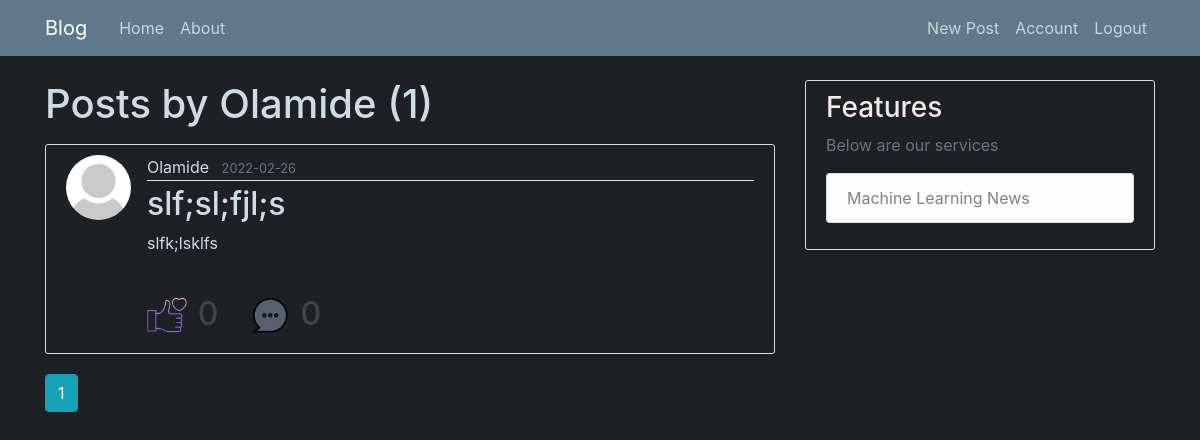
The app's page /home/Olamide (signed in), older data.
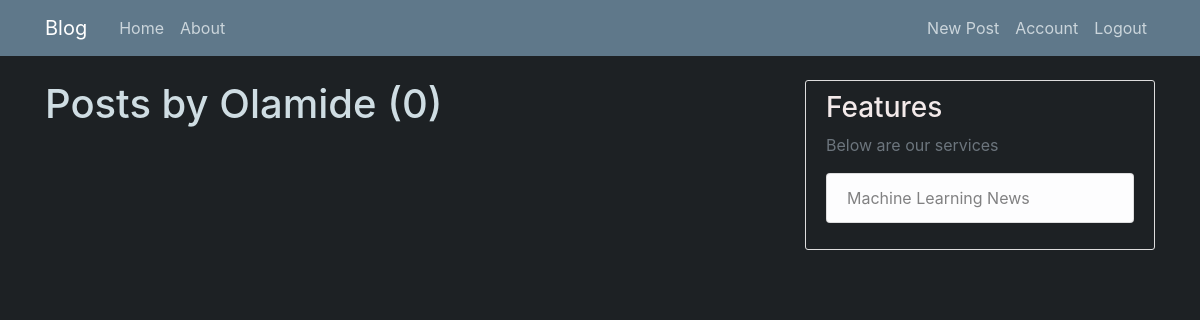
The same page, newer data.
### flaskblog/models/PostModel.py (models this page shows, shortened)
class Post(db.Model):
    id = db.Column(db.Integer, primary_key=True)
    title = db.Column(db.String(120), nullable=False)
    date_posted = db.Column(db.DateTime, nullable=False, default=datetime.utcnow)
    content = db.Column(db.Text, nullable=False)
    images = db.Column(db.PickleType, nullable=True, default=None)
    user_id = db.Column(db.Integer, db.ForeignKey('user.id'), nullable=False)
    comments = db.relationship('Comment', backref='comment_post', cascade = "all,delete-orphan", lazy=True)
    post_likes = db.relationship('PostLike', backref='post',   cascade = "all,delete-orphan", lazy='dynamic')

### flaskblog/models/UserModel.py (models this page shows, shortened)
class User(db.Model, UserMixin):
    id = db.Column(db.Integer, primary_key=True)
    username = db.Column(db.String(20), unique=True, nullable=False)
    email = db.Column(db.String(120), unique=True, nullable=False)
    image_file = db.Column(db.String(20), nullable=False, default='default.jpg')
    password = db.Column(db.String(60), nullable=False)
    verified = db.Column(db.Integer, nullable = False, default = 0)
    posts = db.relationship('Post',
                                    backref= 'author',
                                    cascade = "all,delete-orphan",
                                    lazy=True)
    comments = db.relationship('Comment',
                                    backref='comment_author',
                                    cascade = "all,delete-orphan",
                                    lazy=True)
    reply = db.relationship('Reply',
                                    backref='reply_user',
                                    cascade = "all,delete-orphan",
                                    lazy=True)
    post_liked = db.relationship('PostLike',
                                    foreign_keys='PostLike.user_id',
                                    backref='user',
                                    cascade = "all,delete-orphan",
                                    lazy='dynamic')
    comment_liked = db.relationship('CommentLike',
                                    foreign_keys='CommentLike.user_id',
                                    backref='user',
                                    cascade = "all,delete-orphan",
                                    lazy='dynamic')
    reply_liked = db.relationship('ReplyLike',
                                    foreign_keys='ReplyLike.user_id',
                                    backref='user',
                                    cascade = "all,delete-orphan",
                                    lazy='dynamic')
    def number_of_comments(self, post):
        return Comment.query.filter(Comment.post_id == post.id).count()
    def post_number_of_likes(self, post):
        return PostLike.query.filter(PostLike.post_id == post.id).count()

### flaskblog/users/routes.py (the view)
@users.route('/home/<string:username>')
@login_required
def user_posts(username):
    page = request.args.get('page', 1, type=int)
    username = User.query.filter_by(username=username).first_or_404()
    posts = Post.query.filter_by(author=username).order_by(Post.date_posted.desc()).paginate(per_page=5,
      page=page)
    logger.info('User {} directed to users post'.format(username.id))
    return render_template('user_post.html', posts=posts, user=username)

### flaskblog/models/UserModel.py (called while the page is built)
@login_manager.user_loader
def load_user(user_id):
    return User.query.get(int(user_id))

### flaskblog/templates/user_post.html (shortened to what this page needs)
{% extends "layout.html" %}
{% block content %}
<h1 class = "mb-3" style="color:#cfdde3">Posts by {{user.username}} ({{posts.total}})</h1>
    {% for post in posts.items %}
        <article class="media content-section" style="background: #1d2124;">
         <img class ="rounded-circle article-img" src = "{{url_for('static', filename ='imagefolder/' + post.author.image_file)}}">
          <div class="media-body" >
            <div class="article-metadata">
              <a class="mr-2" href="{{url_for('users.user_posts',username =post.author.username)}}" style="color:#cfdde3">{{ post.author.username }}</a>
              <small class="text-muted" style="color:#cfdde3">{{ post.date_posted.strftime('%Y-%m-%d') }}</small>
            </div>
            <h2><a class="article-title" href="{{url_for('posts.post', post_id=post.id)}}" style="color:#cfdde3">{{ post.title }}</a></h2>
            <p class="article-content" style="color:#cfdde3">{{ post.content }}</p>
      <br>
      <div>
        <div style="float: left;">
          <div style="display: flex;">
            <div style="display: flex;float: left; ">
              <h5><img src="{{url_for('static', filename ='imagefolder/like.png')}}" alt="Snow" style="width:40px;height:40px;padding:0px" align:right> &nbsp; <h2>{{current_user.post_number_of_likes(post)}}</h2>
            </div>
          </div>
        </div>
      <div>
        <div style="display: flex;">
          &nbsp; &nbsp; &nbsp; &nbsp; <h5><img src="{{url_for('static', filename ='imagefolder/comment.png')}} " alt="Snow" style="width:40px;height:40px;padding:0px;background-color:#1d2124" align="top" > &nbsp;<h2>{{current_user.number_of_comments(post)}}</h2>
        </div>
      </div>
        </div>
          </div>
        </article>
    {% endfor %}
    {% for page_num in posts.iter_pages(left_edge=1, right_edge=1, left_current=1, right_current=2) %}
      {% if page_num %}
        {% if posts.page == page_num %}
          <a class="btn btn-info mb-4" href="{{ url_for('users.user_posts', username = user.username,page=page_num) }}">{{ page_num }}</a>
        {% else %}
          <a class="btn btn-outline-info mb-4" href="{{ url_for('users.user_posts',username = user.username, page=page_num) }}">{{ page_num }}</a>
        {% endif %}
      {% else %}
        ...
      {% endif %}
    {% endfor %}
{% endblock content %}

Row changes from the older to the newer data that the page shows:
removed Post: image_file (placeholder picture), author.username "Olamide", date_posted "2022-02-26", title "slf;sl;fjl;s", content "slfk;lsklfs", post_number_of_likes "0", number_of_comments "0"
Text that changed along with them:
{{ posts.total }}: "1" → "0"
list line gone: "1"
